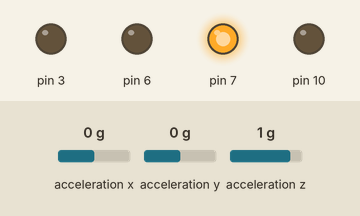
A sketch run on a simulated Arduino Uno, built with avr-gcc and run on an emulated ATmega328P. Parts: output pins drawn as LEDs (lit = HIGH). Wiring (inferred from the names in the program): MMA8452 accelerometer at I2C address 0x1D. The inputs (shaded band) are chosen by the test bench; at power-on: acceleration x 0 g, acceleration y 0 g, acceleration z 1 g. What the sketch prints to the serial monitor is not drawn.

Above: at 1.2 s.
1.3 s: acceleration x set to -1.4 g
4.3 s: acceleration y set to -1.4 g
Timing chart, 0 to 7.3 s (numbered marks = the images above; inputs shaded):
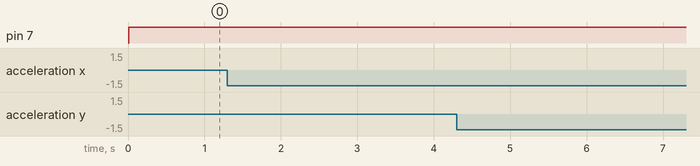

The sketch:

TilterThingy.ino
```cpp
// (licence header left out)
#include <Wire.h> // Must include Wire library for I2C
#include <SFE_MMA8452Q.h> // Includes the SFE_MMA8452Q library

// Begin using the library by creating an instance of the MMA8452Q
//  class. We'll call it "accel". That's what we'll reference from
//  here on out.
MMA8452Q accel;

// The setup function simply starts serial and initializes the
//  accelerometer.
void setup()
{
  pinMode(10, OUTPUT);
  pinMode(3, OUTPUT);
  pinMode(6, OUTPUT);
  pinMode(7, OUTPUT);
  Serial.begin(9600);
  Serial.println("MMA8452Q Test Code!");

  // Choose your adventure! There are a few options when it comes
  // to initializing the MMA8452Q:
  //  1. Default init. This will set the accelerometer up
  //     with a full-scale range of +/-2g, and an output data rate
  //     of 800 Hz (fastest).
  accel.init();
  //  2. Initialize with FULL-SCALE setting. You can set the scale
  //     using either SCALE_2G, SCALE_4G, or SCALE_8G as the value.
  //     That'll set the scale to +/-2g, 4g, or 8g respectively.
  //accel.init(SCALE_4G); // Uncomment this out if you'd like
  //  3. Initialize with FULL-SCALE and DATA RATE setting. If you
  //     want control over how fast your accelerometer produces
  //     data use one of the following options in the second param:
  //     ODR_800, ODR_400, ODR_200, ODR_100, ODR_50, ODR_12,
  //     ODR_6, or ODR_1.
  //     Sets to 800, 400, 200, 100, 50, 12.5, 6.25, or 1.56 Hz.
  //accel.init(SCALE_8G, ODR_6);
}

// The loop function will simply check for new data from the
//  accelerometer and print it out if it's available.
void loop()
{
  // Use the accel.available() function to wait for new data
  //  from the accelerometer.
  if (accel.available())
  {
    // First, use accel.read() to read the new variables:
    accel.read();

    // accel.read() will update two sets of variables.
    // * int's x, y, and z will store the signed 12-bit values
    //   read out of the accelerometer.
    // * floats cx, cy, and cz will store the calculated
    //   acceleration from those 12-bit values. These variables
    //   are in units of g's.
    // Check the two function declarations below for an example
    // of how to use these variables.
    printCalculatedAccels();
    //printAccels(); // Uncomment to print digital readings

    // The library also supports the portrait/landscape detection
    //  of the MMA8452Q. Check out this function declaration for
    //  an example of how to use that.
    printOrientation();

    Serial.println(); // Print new line every time.
  }
}

// The function demonstrates how to use the accel.x, accel.y and
//  accel.z variables.
// Before using these variables you must call the accel.read()
//  function!
void printAccels()
{
  Serial.print(accel.x, 3);
  Serial.print("\t");
  Serial.print(accel.y, 3);
  Serial.print("\t");
  Serial.print(accel.z, 3);
  Serial.print("\t");
}

// This function demonstrates how to use the accel.cx, accel.cy,
//  and accel.cz variables.
// Before using these variables you must call the accel.read()
//  function!
void printCalculatedAccels()
{
  Serial.print(accel.cx, 3);
  Serial.print("\t");
  Serial.print(accel.cy, 3);
  Serial.print("\t");
  Serial.print(accel.cz, 3);
  Serial.print("\t");
}

// This function demonstrates how to use the accel.readPL()
// function, which reads the portrait/landscape status of the
// sensor.
void printOrientation()
{
  // accel.readPL() will return a byte containing information
  // about the orientation of the sensor. It will be either
  // PORTRAIT_U, PORTRAIT_D, LANDSCAPE_R, LANDSCAPE_L, or
  // LOCKOUT.
  byte pl = accel.readPL();
  switch (pl)
  {
  case PORTRAIT_U:
    Serial.print("Portrait Up");
    digitalWrite (10, LOW);
    digitalWrite (3, LOW);
    digitalWrite (6, LOW);
    digitalWrite (7, HIGH);
    break;
  case PORTRAIT_D:
    Serial.print("Portrait Down");
    digitalWrite (10, LOW);
    digitalWrite (3, HIGH);
    digitalWrite (6, LOW);
    digitalWrite (7, LOW);
    break;
  case LANDSCAPE_R:
    Serial.print("Landscape Right");
    digitalWrite (10, LOW);
    digitalWrite (3, LOW);
    digitalWrite (6, HIGH);
    digitalWrite (7, LOW);
    break;
  case LANDSCAPE_L:
    Serial.print("Landscape Left");
    digitalWrite (10, HIGH);
    digitalWrite (3, LOW);
    digitalWrite (6, LOW);
    digitalWrite (7, LOW);
    break;
  case LOCKOUT:
    Serial.print("Flat");
    digitalWrite (10, LOW);
    digitalWrite (3, LOW);
    digitalWrite (6, LOW);
    digitalWrite (7, LOW);
    break;
  }


}
```

SFE_MMA8452Q.h
```cpp
// (licence header left out)
#ifndef SFE_MMA8452Q_h
#define SFE_MMA8452Q_h

#include <Arduino.h>

///////////////////////////////////
// MMA8452Q Register Definitions //
///////////////////////////////////
enum MMA8452Q_Register {
	STATUS = 0x00,
	OUT_X_MSB = 0x01,
	OUT_X_LSB = 0x02,
	OUT_Y_MSB = 0x03,
	OUT_Y_LSB = 0x04,
	OUT_Z_MSB = 0x05,
	OUT_Z_LSB = 0x06,
	SYSMOD = 0x0B,
	INT_SOURCE = 0x0C,
	WHO_AM_I = 0x0D,
	XYZ_DATA_CFG = 0x0E,
	HP_FILTER_CUTOFF = 0x0F,
	PL_STATUS = 0x10,
	PL_CFG = 0x11,
	PL_COUNT = 0x12,
	PL_BF_ZCOMP = 0x13,
	P_L_THS_REG = 0x14,
	FF_MT_CFG = 0x15,
	FF_MT_SRC = 0x16,
	FF_MT_THS = 0x17,
	FF_MT_COUNT = 0x18,
	TRANSIENT_CFG = 0x1D,
	TRANSIENT_SRC = 0x1E,
	TRANSIENT_THS = 0x1F,
	TRANSIENT_COUNT = 0x20,
	PULSE_CFG = 0x21,
	PULSE_SRC = 0x22,
	PULSE_THSX = 0x23,
	PULSE_THSY = 0x24,
	PULSE_THSZ = 0x25,
	PULSE_TMLT = 0x26,
	PULSE_LTCY = 0x27,
	PULSE_WIND = 0x28,
	ASLP_COUNT = 0x29,
	CTRL_REG1 = 0x2A,
	CTRL_REG2 = 0x2B,
	CTRL_REG3 = 0x2C,
	CTRL_REG4 = 0x2D,
	CTRL_REG5 = 0x2E,
	OFF_X = 0x2F,
	OFF_Y = 0x30,
	OFF_Z = 0x31
};

////////////////////////////////
// MMA8452Q Misc Declarations //
////////////////////////////////
enum MMA8452Q_Scale {SCALE_2G = 2, SCALE_4G = 4, SCALE_8G = 8}; // Possible full-scale settings
enum MMA8452Q_ODR {ODR_800, ODR_400, ODR_200, ODR_100, ODR_50, ODR_12, ODR_6, ODR_1}; // possible data rates
// Possible portrait/landscape settings
#define PORTRAIT_U 0
#define PORTRAIT_D 1
#define LANDSCAPE_R 2
#define LANDSCAPE_L 3
#define LOCKOUT 0x40

////////////////////////////////
// MMA8452Q Class Declaration //
////////////////////////////////
class MMA8452Q
{
public:
    MMA8452Q(byte addr = 0x1D); // Constructor

	byte init(MMA8452Q_Scale fsr = SCALE_2G, MMA8452Q_ODR odr = ODR_800);
    void read();
	byte available();
	byte readTap();
	byte readPL();

    int x, y, z;
	float cx, cy, cz;
private:
	byte address;
	MMA8452Q_Scale scale;

	void standby();
	void active();
	void setupPL();
	void setupTap(byte xThs, byte yThs, byte zThs);
	void setScale(MMA8452Q_Scale fsr);
	void setODR(MMA8452Q_ODR odr);
	void writeRegister(MMA8452Q_Register reg, byte data);
    void writeRegisters(MMA8452Q_Register reg, byte *buffer, byte len);
	byte readRegister(MMA8452Q_Register reg);
    void readRegisters(MMA8452Q_Register reg, byte *buffer, byte len);
};

#endif
```

Measured:
- after the input at 1.3 s, every drawn part: stays the same
- after the input at 4.3 s, every drawn part: stays the same
